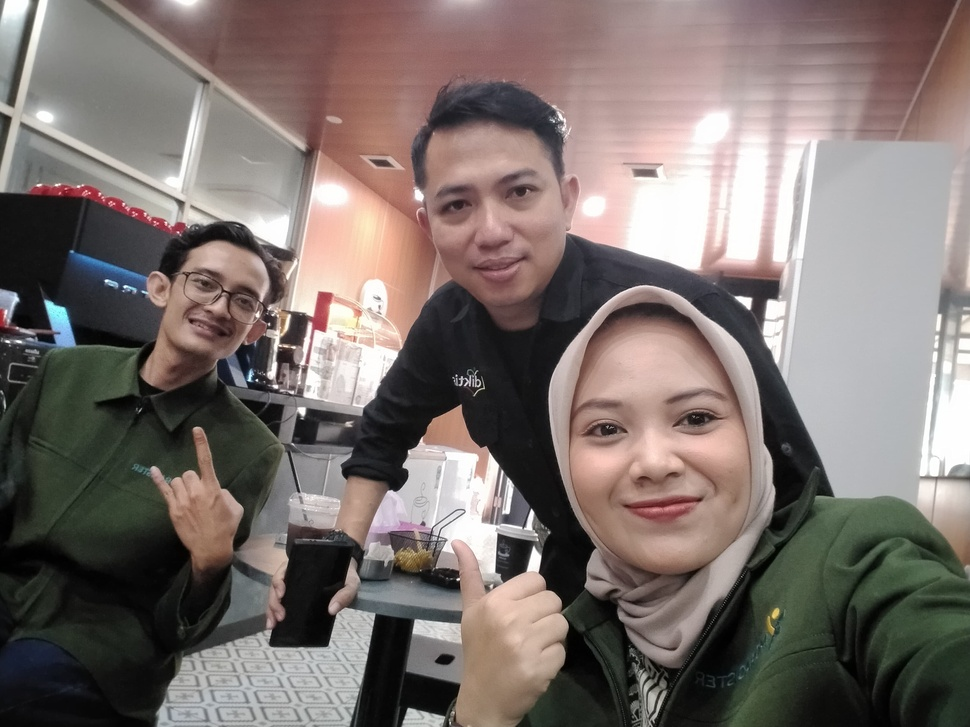
#> input picture CV Basic Technique/test.jpeg, 970 x 727 px, shrunk from 3264 x 2448 before the run
$ python gabor_filter.py   (older library calls are emulated)
#> lines starting #> are read from the running program, lines starting #| are printed output that depends on the picture
# [33 lines of commented-out code are left out]


import cv2
import numpy as np
import matplotlib.pyplot as plt
from skimage.feature import local_binary_pattern

image_read = cv2.imread('../CV Basic Technique/test.jpeg', cv2.IMREAD_GRAYSCALE)
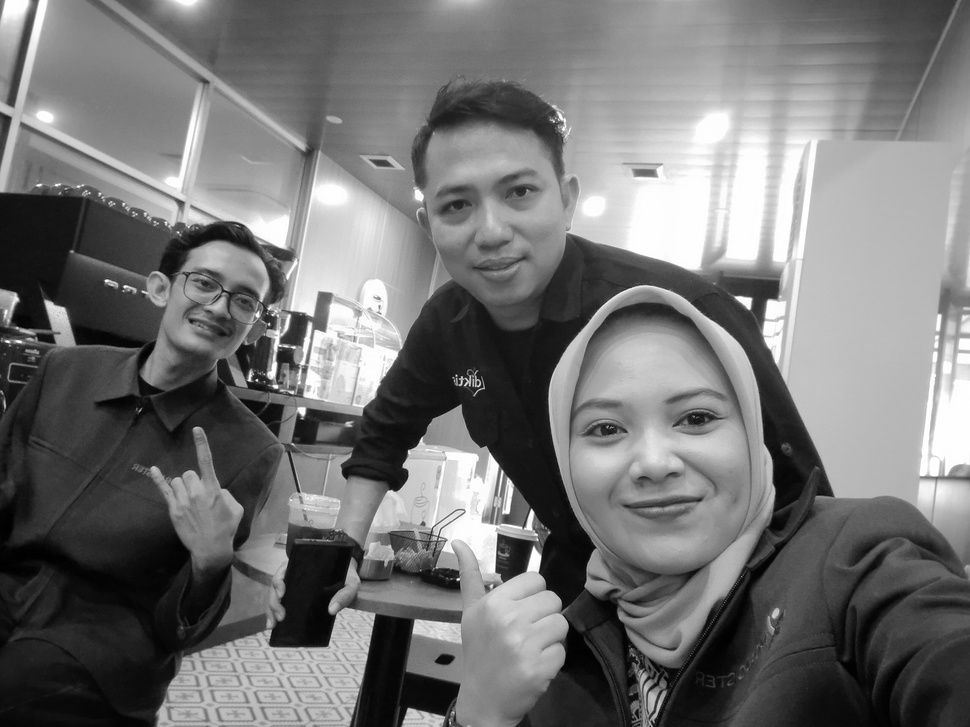
#> image_read: shape (727, 970); min 0, max 255, mean 115.6

radius = 10
n_points = 8*radius

lbp_image = local_binary_pattern(image_read,radius, n_points, method='uniform')
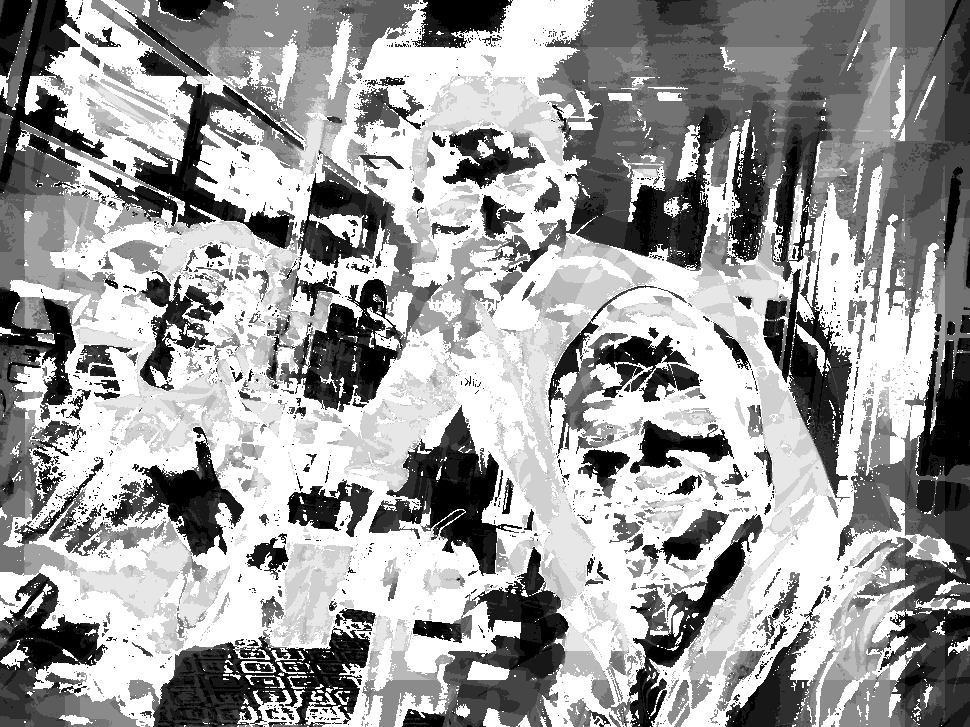
#> lbp_image: shape (727, 970) float64; min 0, max 11, mean 6.79; drawn with min black and max white

plt.imshow(lbp_image)
plt.title('Local Binary Pattern')
plt.show()
